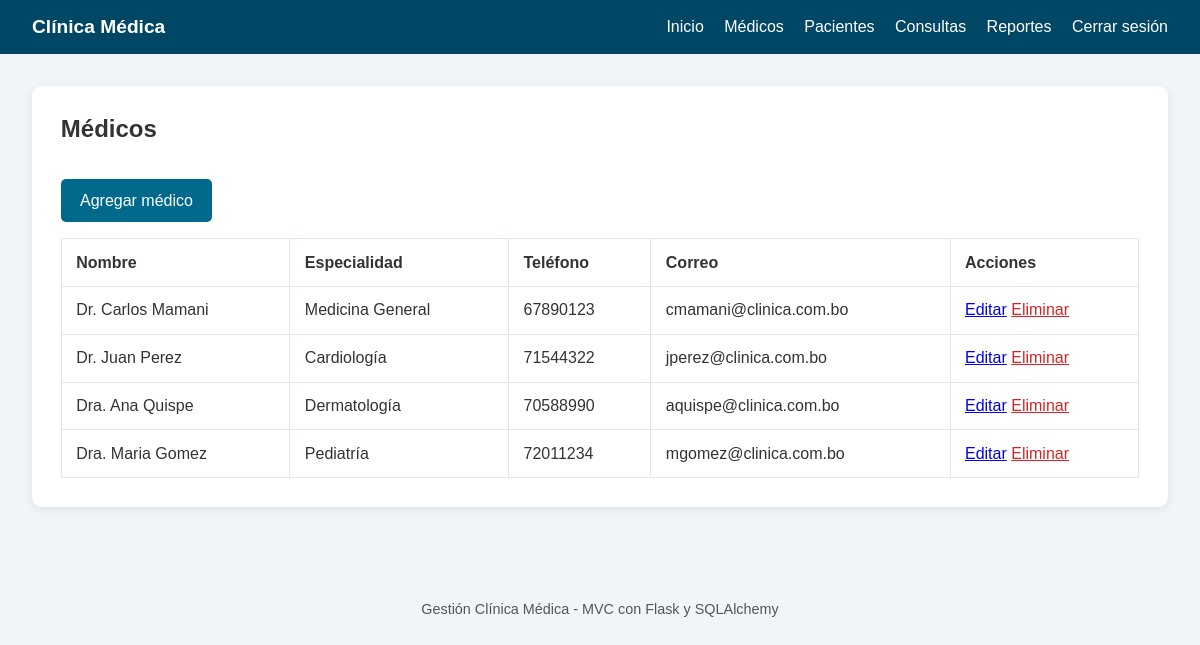
/doctores/ (signed in), run on the app's committed database.
### models/__init__.py (models this page shows)
class Doctor(db.Model):
    id = db.Column(db.Integer, primary_key=True)
    nombre = db.Column(db.String(120), nullable=False)
    especialidad = db.Column(db.String(120), nullable=False)
    telefono = db.Column(db.String(30), nullable=False)
    correo = db.Column(db.String(120), unique=True, nullable=False)
    consultas = db.relationship("Consulta", backref="doctor", lazy=True)

### controllers/doctor_controller.py (the view)
@doctor_bp.route("/", methods=["GET"])
@login_required
def index():
    doctores = Doctor.query.order_by(Doctor.nombre).all()
    return render_template("doctores/index.html", doctores=doctores)

### templates/doctores/index.html
{% extends "base.html" %}
{% block content %}
<section>
    <h2>Médicos</h2>
    <a class="button" href="{{ url_for('doctor.crear') }}">Agregar médico</a>
    <table>
        <thead>
            <tr><th>Nombre</th><th>Especialidad</th><th>Teléfono</th><th>Correo</th><th>Acciones</th></tr>
        </thead>
        <tbody>
            {% for doctor in doctores %}
            <tr>
                <td>{{ doctor.nombre }}</td>
                <td>{{ doctor.especialidad }}</td>
                <td>{{ doctor.telefono }}</td>
                <td>{{ doctor.correo }}</td>
                <td>
                    <a href="{{ url_for('doctor.editar', doctor_id=doctor.id) }}">Editar</a>
                    <a class="danger" href="{{ url_for('doctor.eliminar', doctor_id=doctor.id) }}">Eliminar</a>
                </td>
            </tr>
            {% else %}
            <tr><td colspan="5">No hay médicos registrados.</td></tr>
            {% endfor %}
        </tbody>
    </table>
</section>
{% endblock %}

### static/style.css (style rules this page uses)
body { margin: 0; font-family: Arial, sans-serif; background: #f2f5f8; color: #333; }
section { background: white; padding: 1.8rem; border-radius: 10px; box-shadow: 0 2px 10px rgba(0,0,0,0.08); margin-bottom: 1.5rem; }
h2 { margin-top: 0; }
table { width: 100%; border-collapse: collapse; margin-top: 1rem; }
table th, table td { padding: 0.9rem; border: 1px solid #e1e5ea; text-align: left; }
button, .button { background: #00698c; color: white; border: none; padding: 0.8rem 1.2rem; border-radius: 5px; cursor: pointer; display: inline-block; text-decoration: none; margin-top: 1rem; }
.danger { color: #d22; }

### data on the page
Doctor: nombre "Dr. Carlos Mamani", especialidad "Medicina General", telefono "67890123", correo "cmamani@clinica.com.bo"
Doctor: nombre "Dr. Juan Perez", especialidad "Cardiología", telefono "71544322", correo "jperez@clinica.com.bo"
Doctor: nombre "Dra. Ana Quispe", especialidad "Dermatología", telefono "70588990", correo "aquispe@clinica.com.bo"
Doctor: nombre "Dra. Maria Gomez", especialidad "Pediatría", telefono "72011234", correo "mgomez@clinica.com.bo"
